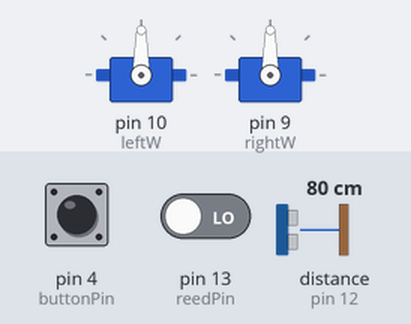
Simulated run of this sketch. Board: Arduino Uno, built with avr-gcc and run on an emulated ATmega328P. Parts: 2 × servo. Inputs (shaded band) come from the test bench; at power-on: pin 4 (buttonPin) LOW, distance to the obstacle (sensor on pin 12) 80 cm, pin 13 (reedPin) LOW. The echo pulse lasts 58.3 µs per cm; what the sketch prints to the serial monitor is not drawn.

Above: at 1.2 s.
1.3 s: pin 4 (buttonPin) pulled HIGH for 0.15 s
At 2.0 s:
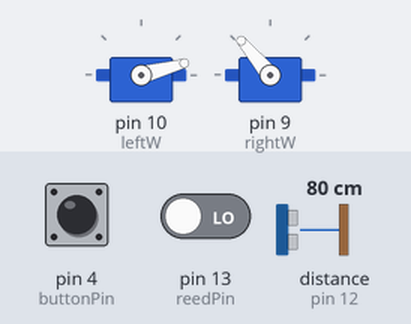
4.4 s: distance to the obstacle (sensor on pin 12) set to 2 cm
7.4 s: distance to the obstacle (sensor on pin 12) set to 9 cm
At 8.3 s:
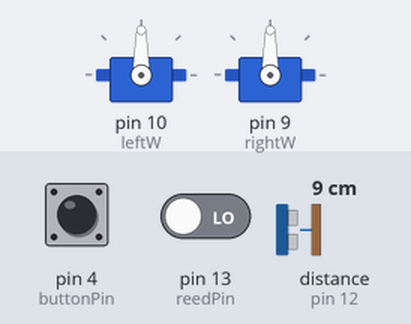
9.4 s: pin 4 (buttonPin) pulled HIGH for 1 s
At 10.5 s:
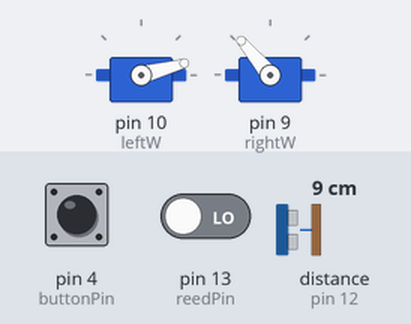
Timing chart, 0 to 14.4 s (numbered marks = the images above; inputs shaded):
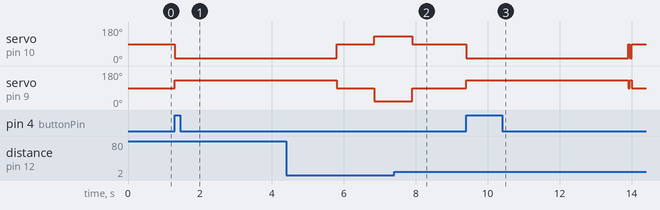

Measured:
- after the input at 1.3 s, servo on pin 10 (leftW): 90° → 15° at once; servo on pin 9 (rightW): 90° → 130° at once
- after the input at 7.4 s, servo on pin 10 (leftW), servo on pin 9 (rightW): goes on until 7.9 s, then stays 90°
- after the input at 9.4 s, servo on pin 10 (leftW): 90° → 15° at once, → 90° 4.5 s later; servo on pin 9 (rightW): 90° → 130° at once, → 90° 4.5 s later

The sketch:

Prtech.ino
```cpp
// ---------------------------------------------------------------------------
// Example NewPing library sketch that does a ping about 20 times per second.
// ---------------------------------------------------------------------------

#include <NewPing.h>
#include <Servo.h>

#define TRIGGER_PIN  11  // Arduino pin tied to trigger pin on the ultrasonic sensor.
#define ECHO_PIN     12  // Arduino pin tied to echo pin on the ultrasonic sensor.
#define MAX_DISTANCE 200 // Maximum distance we want to ping for (in centimeters). Maximum sensor distance is rated at 400-500cm.

NewPing hahahasonar(TRIGGER_PIN, ECHO_PIN, MAX_DISTANCE); // NewPing setup of pins and maximum distance.
Servo leftW;
Servo rightW;
Servo attach;
const int buttonPin = 4;
const int reedPin = 13;
int buttonState = 0;
int magnetState = 0;
int magnetCounter = 0;
int runCount = 0;

void setup() {
  Serial.begin(115200); // Open serial monitor at 115200 baud to see ping results.
  leftW.attach(10);
  leftW.write(90);
  rightW.attach(9);
  rightW.write(90);
  attach.write(10);
  attach.write(90);

  pinMode(buttonPin, INPUT);
  pinMode(reedPin, INPUT);
}

void stop() {
  leftW.write(90);
  rightW.write(90);
}

void forward() {
  leftW.write(15);
  rightW.write(130);
}

void backup() {
  rightW.write(20);
  leftW.write(130);
}

void run() {
   delay(50);                      // Wait 50ms between pings (about 20 pings/sec). 29ms should be the shortest delay between pings.
  unsigned int hahahauS = hahahasonar.ping(); // Send ping, get ping time in microseconds (hahahauS).
  //Serial.print("Ping: ");
  int distance = hahahauS/US_ROUNDTRIP_CM;
  Serial.print(distance); // Convert ping time to distance in cm and print result (0 = outside set distance range)
 // Serial.println("cm");
  if (distance > 5) {
    forward();

  } else {
     stop();
    delay(1000);
    backup();
    delay(1000);
  }
}

void loop() {
  buttonState = digitalRead(buttonPin);
  magnetState = digitalRead(reedPin);
  if (buttonState == HIGH) {
    if (runCount == 0) {
      forward();
      delay(4500);
      stop();
    }
      if (magnetState == HIGH) {
     run();
     if (magnetCounter == 0) {
       stop();
         attach.write(130);
         delay(500);
         attach.write(90);
         magnetCounter = 1;
     }
   } else {
     run();
     magnetCounter = 0;
   }
    run();
    Serial.println("High");
    runCount++;
  } else {
    stop();
     Serial.println("Low");
     runCount = 0;
  }

}

  // if (magnetState == HIGH) {
    // run();
     //if (magnetCounter == 0) {
       //stop();
         //attach.write(130);
         //delay(500);
         //attach.write(90);
         //magnetCounter = 1;
     //}
   //} else {
     //run();
     //magnetCounter = 0;
   //}
```
